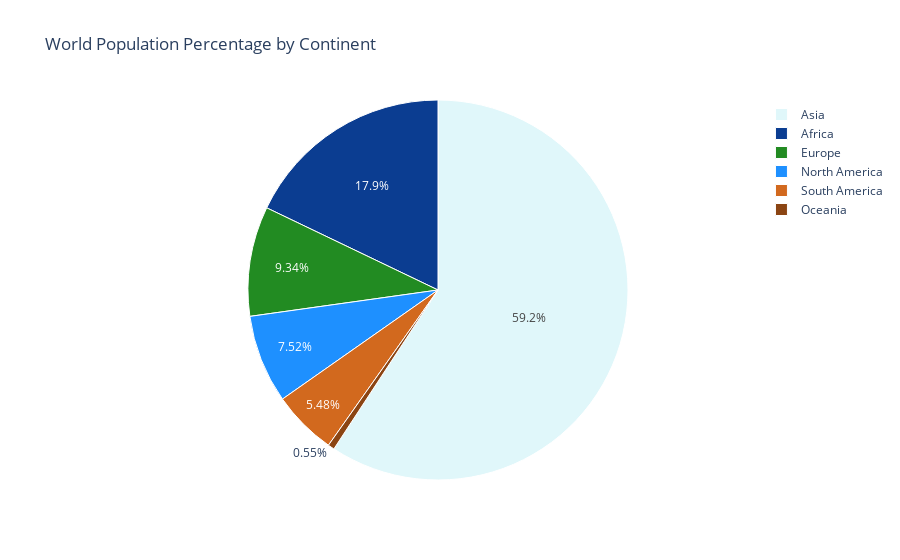

The code cell stored with this chart in its notebook:
### Code cell
# Create the pie chart
 fig = go.Figure(data=[go.Pie(labels=continent_population_percentage['Continent'],
 values=continent_population_percentage['World Population Percentage'])])
 # Update layout
 fig.update_layout(
 title='World Population Percentage by Continent',
 template='plotly',
 paper_bgcolor='rgba(255,255,255,0)', # Set the paper background color to transparent
 plot_bgcolor='rgba(255,255,255,0)'
 )
 # Update pie colors
 # Set the plot background color to
 fig.update_traces(marker=dict(colors=custom_palette, line=dict(color='#FFFFFF',
 width=1)))
# Show the plot
 fig.show()

### Figure 1 — Plotly figure (JSON) as saved in the notebook; plotly's stock layout.template omitted (floating-point values rounded to 4 significant figures)
{"data": [{"labels": ["Africa", "Asia", "Europe", "North America", "Oceania", "South America"], "marker": {"colors": ["#0b3d91", "#e0f7fa", "#228b22", "#1e90ff", "#8B4513", "#D2691E", "#DAA520", "#556B2F"], "line": {"color": "#FFFFFF", "width": 1}}, "type": "pie", "values": [17.87, 59.19, 9.33, 7.51, 0.55, 5.48]}], "layout": {"autosize": true, "paper_bgcolor": "rgba(255,255,255,0)", "plot_bgcolor": "rgba(255,255,255,0)", "title": {"text": "World Population Percentage by Continent"}}}
